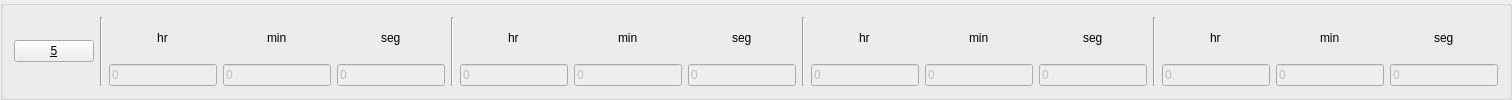
     <widget class="QGroupBox" name="groupBox_7">
      <property name="title">
       <string/>
      </property>
      <layout class="QHBoxLayout" name="horizontalLayout_89">
       <item>
        <layout class="QHBoxLayout" name="horizontalLayout_90">
         <item>
          <widget class="QPushButton" name="valve1_18">
           <property name="sizePolicy">
            <sizepolicy hsizetype="Expanding" vsizetype="Fixed">
             <horstretch>0</horstretch>
             <verstretch>0</verstretch>
            </sizepolicy>
           </property>
           <property name="text">
            <string>&amp;5</string>
           </property>
           <property name="checkable">
            <bool>true</bool>
           </property>
          </widget>
         </item>
         <item>
          <widget class="Line" name="line_67">
           <property name="orientation">
            <enum>Qt::Vertical</enum>
           </property>
          </widget>
         </item>
         <item>
          <layout class="QVBoxLayout" name="verticalLayout_215">
           <item alignment="Qt::AlignHCenter">
            <widget class="QLabel" name="label_219">
             <property name="sizePolicy">
              <sizepolicy hsizetype="Fixed" vsizetype="Preferred">
               <horstretch>0</horstretch>
               <verstretch>0</verstretch>
              </sizepolicy>
             </property>
             <property name="text">
              <string>hr</string>
             </property>
             <property name="alignment">
              <set>Qt::AlignCenter</set>
             </property>
            </widget>
           </item>
           <item>
            <widget class="QLineEdit" name="edit1_delayh_180">
             <property name="enabled">
              <bool>false</bool>
             </property>
             <property name="sizePolicy">
              <sizepolicy hsizetype="Expanding" vsizetype="Fixed">
               <horstretch>0</horstretch>
               <verstretch>0</verstretch>
              </sizepolicy>
             </property>
             <property name="styleSheet">
              <string notr="true"/>
             </property>
             <property name="text">
              <string>0</string>
             </property>
             <property name="placeholderText">
              <string/>
             </property>
            </widget>
           </item>
          </layout>
         </item>
         <item>
          <layout class="QVBoxLayout" name="verticalLayout_216">
           <item alignment="Qt::AlignHCenter">
            <widget class="QLabel" name="label_220">
             <property name="sizePolicy">
              <sizepolicy hsizetype="Fixed" vsizetype="Preferred">
               <horstretch>0</horstretch>
               <verstretch>0</verstretch>
              </sizepolicy>
             </property>
             <property name="text">
              <string>min</string>
             </property>
            </widget>
           </item>
           <item>
            <widget class="QLineEdit" name="edit1_delaym_18">
             <property name="enabled">
              <bool>false</bool>
             </property>
             <property name="text">
              <string>0</string>
             </property>
            </widget>
           </item>
          </layout>
         </item>
         <item>
          <layout class="QVBoxLayout" name="verticalLayout_217">
           <item alignment="Qt::AlignHCenter">
            <widget class="QLabel" name="label_221">
             <property name="sizePolicy">
              <sizepolicy hsizetype="Preferred" vsizetype="Preferred">
               <horstretch>0</horstretch>
               <verstretch>0</verstretch>
              </sizepolicy>
             </property>
             <property name="text">
              <string>seg</string>
             </property>
            </widget>
           </item>
           <item>
            <widget class="QLineEdit" name="edit1_delays_18">
             <property name="enabled">
              <bool>false</bool>
             </property>
             <property name="text">
              <string>0</string>
             </property>
            </widget>
           </item>
          </layout>
         </item>
        </layout>
       </item>
       <item>
        <widget class="Line" name="line_68">
         <property name="orientation">
          <enum>Qt::Vertical</enum>
         </property>
        </widget>
       </item>
       <item>
        <layout class="QHBoxLayout" name="horizontalLayout_91">
         <item>
          <layout class="QVBoxLayout" name="verticalLayout_218">
           <item alignment="Qt::AlignHCenter">
            <widget class="QLabel" name="label_222">
             <property name="sizePolicy">
              <sizepolicy hsizetype="Fixed" vsizetype="Preferred">
               <horstretch>0</horstretch>
               <verstretch>0</verstretch>
              </sizepolicy>
             </property>
             <property name="text">
              <string>hr</string>
             </property>
            </widget>
           </item>
           <item>
            <widget class="QLineEdit" name="edit1_delayh_181">
             <property name="enabled">
              <bool>false</bool>
             </property>
             <property name="sizePolicy">
              <sizepolicy hsizetype="Expanding" vsizetype="Fixed">
               <horstretch>0</horstretch>
               <verstretch>0</verstretch>
              </sizepolicy>
             </property>
             <property name="styleSheet">
              <string notr="true"/>
             </property>
             <property name="text">
              <string>0</string>
             </property>
             <property name="placeholderText">
              <string/>
             </property>
            </widget>
           </item>
          </layout>
         </item>
         <item>
          <layout class="QVBoxLayout" name="verticalLayout_219">
           <item alignment="Qt::AlignHCenter">
            <widget class="QLabel" name="label_223">
             <property name="sizePolicy">
              <sizepolicy hsizetype="Fixed" vsizetype="Preferred">
               <horstretch>0</horstretch>
               <verstretch>0</verstretch>
              </sizepolicy>
             </property>
             <property name="text">
              <string>min</string>
             </property>
            </widget>
           </item>
           <item>
            <widget class="QLineEdit" name="edit1_delayh_182">
             <property name="enabled">
              <bool>false</bool>
             </property>
             <property name="sizePolicy">
              <sizepolicy hsizetype="Expanding" vsizetype="Fixed">
               <horstretch>0</horstretch>
               <verstretch>0</verstretch>
              </sizepolicy>
             </property>
             <property name="styleSheet">
              <string notr="true"/>
             </property>
             <property name="text">
              <string>0</string>
             </property>
             <property name="placeholderText">
              <string/>
             </property>
            </widget>
           </item>
          </layout>
         </item>
         <item>
          <layout class="QVBoxLayout" name="verticalLayout_220">
           <item alignment="Qt::AlignHCenter">
            <widget class="QLabel" name="label_224">
             <property name="sizePolicy">
              <sizepolicy hsizetype="Fixed" vsizetype="Preferred">
               <horstretch>0</horstretch>
               <verstretch>0</verstretch>
              </sizepolicy>
             </property>
             <property name="text">
              <string>seg</string>
             </property>
            </widget>
           </item>
           <item>
            <widget class="QLineEdit" name="edit1_delayh_183">
             <property name="enabled">
              <bool>false</bool>
             </property>
             <property name="sizePolicy">
              <sizepolicy hsizetype="Expanding" vsizetype="Fixed">
               <horstretch>0</horstretch>
               <verstretch>0</verstretch>
              </sizepolicy>
             </property>
             <property name="styleSheet">
              <string notr="true"/>
             </property>
             <property name="text">
              <string>0</string>
             </property>
             <property name="placeholderText">
              <string/>
             </property>
            </widget>
           </item>
          </layout>
         </item>
        </layout>
       </item>
       <item>
        <widget class="Line" name="line_69">
         <property name="orientation">
          <enum>Qt::Vertical</enum>
         </property>
        </widget>
       </item>
       <item>
        <layout class="QHBoxLayout" name="horizontalLayout_92">
         <item>
          <layout class="QVBoxLayout" name="verticalLayout_221">
           <item alignment="Qt::AlignHCenter">
            <widget class="QLabel" name="label_225">
             <property name="sizePolicy">
              <sizepolicy hsizetype="Fixed" vsizetype="Preferred">
               <horstretch>0</horstretch>
               <verstretch>0</verstretch>
              </sizepolicy>
             </property>
             <property name="text">
              <string>hr</string>
             </property>
            </widget>
           </item>
           <item>
            <widget class="QLineEdit" name="edit1_delayh_184">
             <property name="enabled">
              <bool>false</bool>
             </property>
             <property name="sizePolicy">
              <sizepolicy hsizetype="Expanding" vsizetype="Fixed">
               <horstretch>0</horstretch>
               <verstretch>0</verstretch>
              </sizepolicy>
             </property>
             <property name="styleSheet">
              <string notr="true"/>
             </property>
             <property name="text">
              <string>0</string>
             </property>
             <property name="placeholderText">
              <string/>
             </property>
            </widget>
           </item>
          </layout>
         </item>
         <item>
          <layout class="QVBoxLayout" name="verticalLayout_222">
           <item alignment="Qt::AlignHCenter">
            <widget class="QLabel" name="label_226">
             <property name="sizePolicy">
              <sizepolicy hsizetype="Fixed" vsizetype="Preferred">
               <horstretch>0</horstretch>
               <verstretch>0</verstretch>
              </sizepolicy>
             </property>
             <property name="text">
              <string>min</string>
             </property>
            </widget>
           </item>
           <item>
            <widget class="QLineEdit" name="edit1_delayh_185">
             <property name="enabled">
              <bool>false</bool>
             </property>
             <property name="sizePolicy">
              <sizepolicy hsizetype="Expanding" vsizetype="Fixed">
               <horstretch>0</horstretch>
               <verstretch>0</verstretch>
              </sizepolicy>
             </property>
             <property name="styleSheet">
              <string notr="true"/>
             </property>
             <property name="text">
              <string>0</string>
             </property>
             <property name="placeholderText">
              <string/>
             </property>
            </widget>
           </item>
          </layout>
         </item>
         <item>
          <layout class="QVBoxLayout" name="verticalLayout_223">
           <item alignment="Qt::AlignHCenter">
            <widget class="QLabel" name="label_227">
             <property name="sizePolicy">
              <sizepolicy hsizetype="Fixed" vsizetype="Preferred">
               <horstretch>0</horstretch>
               <verstretch>0</verstretch>
              </sizepolicy>
             </property>
             <property name="text">
              <string>seg</string>
             </property>
            </widget>
           </item>
           <item>
            <widget class="QLineEdit" name="edit1_delayh_186">
             <property name="enabled">
              <bool>false</bool>
             </property>
             <property name="sizePolicy">
              <sizepolicy hsizetype="Expanding" vsizetype="Fixed">
               <horstretch>0</horstretch>
               <verstretch>0</verstretch>
              </sizepolicy>
             </property>
             <property name="styleSheet">
              <string notr="true"/>
             </property>
             <property name="text">
              <string>0</string>
             </property>
             <property name="placeholderText">
              <string/>
             </property>
            </widget>
           </item>
          </layout>
         </item>
        </layout>
       </item>
       <item>
        <widget class="Line" name="line_70">
         <property name="orientation">
          <enum>Qt::Vertical</enum>
         </property>
        </widget>
       </item>
       <item>
        <layout class="QHBoxLayout" name="horizontalLayout_93">
         <item>
          <layout class="QVBoxLayout" name="verticalLayout_224">
           <item alignment="Qt::AlignHCenter">
            <widget class="QLabel" name="label_228">
             <property name="sizePolicy">
              <sizepolicy hsizetype="Fixed" vsizetype="Preferred">
               <horstretch>0</horstretch>
               <verstretch>0</verstretch>
              </sizepolicy>
             </property>
             <property name="text">
              <string>hr</string>
             </property>
            </widget>
           </item>
           <item>
            <widget class="QLineEdit" name="edit1_delayh_187">
             <property name="enabled">
              <bool>false</bool>
             </property>
             <property name="sizePolicy">
              <sizepolicy hsizetype="Expanding" vsizetype="Fixed">
               <horstretch>0</horstretch>
               <verstretch>0</verstretch>
              </sizepolicy>
             </property>
             <property name="styleSheet">
              <string notr="true"/>
             </property>
             <property name="text">
              <string>0</string>
             </property>
             <property name="placeholderText">
              <string/>
             </property>
            </widget>
           </item>
          </layout>
         </item>
         <item>
          <layout class="QVBoxLayout" name="verticalLayout_225">
           <item alignment="Qt::AlignHCenter">
            <widget class="QLabel" name="label_229">
             <property name="sizePolicy">
              <sizepolicy hsizetype="Fixed" vsizetype="Preferred">
               <horstretch>0</horstretch>
               <verstretch>0</verstretch>
              </sizepolicy>
             </property>
             <property name="text">
              <string>min</string>
             </property>
            </widget>
           </item>
           <item>
            <widget class="QLineEdit" name="edit1_delayh_188">
             <property name="enabled">
              <bool>false</bool>
             </property>
             <property name="sizePolicy">
              <sizepolicy hsizetype="Expanding" vsizetype="Fixed">
               <horstretch>0</horstretch>
               <verstretch>0</verstretch>
              </sizepolicy>
             </property>
             <property name="styleSheet">
              <string notr="true"/>
             </property>
             <property name="text">
              <string>0</string>
             </property>
             <property name="placeholderText">
              <string/>
             </property>
            </widget>
           </item>
          </layout>
         </item>
         <item>
          <layout class="QVBoxLayout" name="verticalLayout_226">
           <item alignment="Qt::AlignHCenter">
            <widget class="QLabel" name="label_230">
             <property name="sizePolicy">
              <sizepolicy hsizetype="Fixed" vsizetype="Preferred">
               <horstretch>0</horstretch>
               <verstretch>0</verstretch>
              </sizepolicy>
             </property>
             <property name="text">
              <string>seg</string>
             </property>
            </widget>
           </item>
           <item>
            <widget class="QLineEdit" name="edit1_delayh_189">
             <property name="enabled">
              <bool>false</bool>
             </property>
             <property name="sizePolicy">
              <sizepolicy hsizetype="Expanding" vsizetype="Fixed">
               <horstretch>0</horstretch>
               <verstretch>0</verstretch>
              </sizepolicy>
             </property>
             <property name="styleSheet">
              <string notr="true"/>
             </property>
             <property name="text">
              <string>0</string>
             </property>
             <property name="placeholderText">
              <string/>
             </property>
            </widget>
           </item>
          </layout>
         </item>
        </layout>
       </item>
      </layout>
     </widget>
